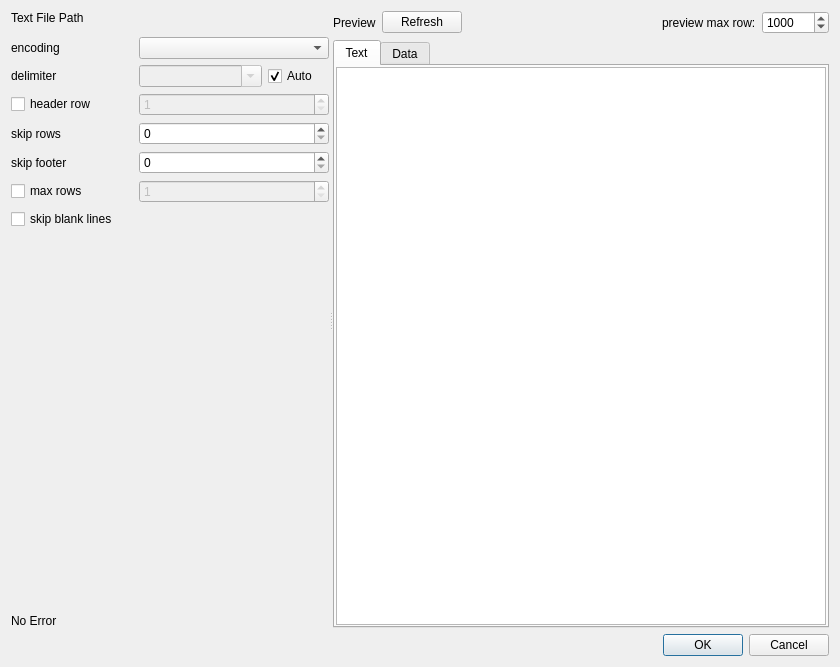
<?xml version="1.0" encoding="UTF-8"?>
<ui version="4.0">
 <class>DATxtFileImportDialog</class>
 <widget class="QDialog" name="DATxtFileImportDialog">
  <property name="geometry">
   <rect>
    <x>0</x>
    <y>0</y>
    <width>840</width>
    <height>667</height>
   </rect>
  </property>
  <property name="windowTitle">
   <string>Txt Import</string>
  </property>
  <layout class="QVBoxLayout" name="verticalLayout_5">
   <item>
    <widget class="QSplitter" name="splitter">
     <property name="orientation">
      <enum>Qt::Horizontal</enum>
     </property>
     <widget class="QWidget" name="layoutWidget">
      <layout class="QVBoxLayout" name="verticalLayout_4">
       <item>
        <widget class="QLabel" name="label">
         <property name="text">
          <string>Text File Path</string>
         </property>
        </widget>
       </item>
       <item>
        <widget class="DA::DAFilePathEditWidget" name="filePathEditWidget" native="true"/>
       </item>
       <item>
        <layout class="QGridLayout" name="gridLayout">
         <item row="5" column="2" colspan="3">
          <widget class="QSpinBox" name="spinBoxMaxRows">
           <property name="enabled">
            <bool>false</bool>
           </property>
           <property name="toolTip">
            <string>The maximum number of rows to read</string>
           </property>
           <property name="minimum">
            <number>1</number>
           </property>
           <property name="maximum">
            <number>999999999</number>
           </property>
          </widget>
         </item>
         <item row="4" column="2" colspan="3">
          <widget class="QSpinBox" name="spinBoxSkipFooter">
           <property name="toolTip">
            <string>The number of lines to skip at the end of the file</string>
           </property>
           <property name="maximum">
            <number>999999999</number>
           </property>
          </widget>
         </item>
         <item row="1" column="4">
          <widget class="QCheckBox" name="checkBoxDelimiter">
           <property name="text">
            <string>Auto</string>
           </property>
           <property name="checked">
            <bool>true</bool>
           </property>
          </widget>
         </item>
         <item row="0" column="2" colspan="3">
          <widget class="QComboBox" name="comboBoxCodec"/>
         </item>
         <item row="5" column="0" colspan="2">
          <widget class="QCheckBox" name="checkBoxMaxRows">
           <property name="text">
            <string>max rows</string>
           </property>
          </widget>
         </item>
         <item row="3" column="2" colspan="3">
          <widget class="QSpinBox" name="spinBoxSkipHeader">
           <property name="toolTip">
            <string>The number of lines to skip at the beginning of the file</string>
           </property>
           <property name="maximum">
            <number>999999999</number>
           </property>
          </widget>
         </item>
         <item row="1" column="0" colspan="2">
          <widget class="QLabel" name="label_3">
           <property name="text">
            <string>delimiter</string>
           </property>
          </widget>
         </item>
         <item row="3" column="0" colspan="2">
          <widget class="QLabel" name="label_4">
           <property name="text">
            <string>skip rows</string>
           </property>
          </widget>
         </item>
         <item row="0" column="0" colspan="2">
          <widget class="QLabel" name="label_6">
           <property name="text">
            <string>encoding</string>
           </property>
          </widget>
         </item>
         <item row="1" column="2" colspan="2">
          <widget class="QComboBox" name="comboBoxDelimiter">
           <property name="enabled">
            <bool>false</bool>
           </property>
           <property name="toolTip">
            <string>&lt;html&gt;&lt;head/&gt;&lt;body&gt;&lt;p&gt;Character or regex pattern to treat as the delimiter&lt;/p&gt;&lt;/body&gt;&lt;/html&gt;</string>
           </property>
           <property name="editable">
            <bool>true</bool>
           </property>
          </widget>
         </item>
         <item row="6" column="0" colspan="5">
          <widget class="QCheckBox" name="checkBoxSkipBlankLines">
           <property name="toolTip">
            <string>skip over blank lines rather than interpreting as NaN values</string>
           </property>
           <property name="text">
            <string>skip blank lines</string>
           </property>
          </widget>
         </item>
         <item row="4" column="0" colspan="2">
          <widget class="QLabel" name="label_5">
           <property name="text">
            <string>skip footer</string>
           </property>
          </widget>
         </item>
         <item row="2" column="0" colspan="2">
          <widget class="QCheckBox" name="checkBoxHeaderRow">
           <property name="toolTip">
            <string>Row number(s) containing column labels and marking the start of the data</string>
           </property>
           <property name="text">
            <string>header row</string>
           </property>
          </widget>
         </item>
         <item row="2" column="2" colspan="3">
          <widget class="QSpinBox" name="spinBoxHeaderRow">
           <property name="enabled">
            <bool>false</bool>
           </property>
           <property name="toolTip">
            <string>Row number(s) containing column labels and marking the start of the data</string>
           </property>
           <property name="minimum">
            <number>1</number>
           </property>
           <property name="maximum">
            <number>999999999</number>
           </property>
          </widget>
         </item>
        </layout>
       </item>
       <item>
        <spacer name="verticalSpacer">
         <property name="orientation">
          <enum>Qt::Vertical</enum>
         </property>
         <property name="sizeHint" stdset="0">
          <size>
           <width>20</width>
           <height>40</height>
          </size>
         </property>
        </spacer>
       </item>
       <item>
        <widget class="QLabel" name="labelError">
         <property name="text">
          <string>No Error</string>
         </property>
         <property name="wordWrap">
          <bool>true</bool>
         </property>
        </widget>
       </item>
      </layout>
     </widget>
     <widget class="QWidget" name="layoutWidget">
      <layout class="QVBoxLayout" name="verticalLayout_3">
       <item>
        <layout class="QHBoxLayout" name="horizontalLayout">
         <item>
          <widget class="QLabel" name="label_2">
           <property name="text">
            <string>Preview</string>
           </property>
          </widget>
         </item>
         <item>
          <widget class="QPushButton" name="pushButtonRefresh">
           <property name="toolTip">
            <string>&lt;html&gt;&lt;head/&gt;&lt;body&gt;&lt;p&gt;&lt;span style=&quot; font-family:'-apple-system','BlinkMacSystemFont','Segoe UI','Roboto','Ubuntu','Helvetica Neue','Helvetica','Arial','PingFang SC','Hiragino Sans GB','Microsoft YaHei UI','Microsoft YaHei','Source Han Sans CN','sans-serif','Apple Color Emoji','Segoe UI Emoji'; font-size:15px; color:#05073b; background-color:#fdfdfe;&quot;&gt;In order to avoid the interface stalling due to loading of large texts, the maximum number of words in this preview is limited to 100,000 characters&lt;/span&gt;&lt;/p&gt;&lt;/body&gt;&lt;/html&gt;</string>
           </property>
           <property name="text">
            <string>Refresh</string>
           </property>
          </widget>
         </item>
         <item>
          <spacer name="horizontalSpacer">
           <property name="orientation">
            <enum>Qt::Horizontal</enum>
           </property>
           <property name="sizeHint" stdset="0">
            <size>
             <width>40</width>
             <height>20</height>
            </size>
           </property>
          </spacer>
         </item>
         <item>
          <widget class="QLabel" name="label_7">
           <property name="text">
            <string>preview max row:</string>
           </property>
          </widget>
         </item>
         <item>
          <widget class="QSpinBox" name="spinBoxPreviewMaxRow">
           <property name="suffix">
            <string/>
           </property>
           <property name="prefix">
            <string/>
           </property>
           <property name="minimum">
            <number>1</number>
           </property>
           <property name="maximum">
            <number>100000</number>
           </property>
           <property name="singleStep">
            <number>100</number>
           </property>
           <property name="value">
            <number>1000</number>
           </property>
          </widget>
         </item>
        </layout>
       </item>
       <item>
        <widget class="QTabWidget" name="tabWidget">
         <property name="currentIndex">
          <number>0</number>
         </property>
         <widget class="QWidget" name="tab">
          <attribute name="title">
           <string>Text</string>
          </attribute>
          <layout class="QVBoxLayout" name="verticalLayout">
           <property name="spacing">
            <number>1</number>
           </property>
           <property name="leftMargin">
            <number>1</number>
           </property>
           <property name="topMargin">
            <number>1</number>
           </property>
           <property name="rightMargin">
            <number>1</number>
           </property>
           <property name="bottomMargin">
            <number>1</number>
           </property>
           <item>
            <widget class="QPlainTextEdit" name="plainTextEdit">
             <property name="lineWrapMode">
              <enum>QPlainTextEdit::NoWrap</enum>
             </property>
             <property name="readOnly">
              <bool>true</bool>
             </property>
            </widget>
           </item>
          </layout>
         </widget>
         <widget class="QWidget" name="tab_2">
          <attribute name="title">
           <string>Data</string>
          </attribute>
          <layout class="QVBoxLayout" name="verticalLayout_2">
           <property name="spacing">
            <number>1</number>
           </property>
           <property name="leftMargin">
            <number>1</number>
           </property>
           <property name="topMargin">
            <number>1</number>
           </property>
           <property name="rightMargin">
            <number>1</number>
           </property>
           <property name="bottomMargin">
            <number>1</number>
           </property>
           <item>
            <widget class="QTableView" name="tableView"/>
           </item>
          </layout>
         </widget>
        </widget>
       </item>
      </layout>
     </widget>
    </widget>
   </item>
   <item>
    <widget class="QDialogButtonBox" name="buttonBox">
     <property name="standardButtons">
      <set>QDialogButtonBox::Cancel|QDialogButtonBox::Ok</set>
     </property>
    </widget>
   </item>
  </layout>
 </widget>
 <customwidgets>
  <customwidget>
   <class>DA::DAFilePathEditWidget</class>
   <extends>QWidget</extends>
   <header>DAFilePathEditWidget.h</header>
   <container>1</container>
  </customwidget>
 </customwidgets>
 <tabstops>
  <tabstop>comboBoxCodec</tabstop>
  <tabstop>checkBoxDelimiter</tabstop>
  <tabstop>spinBoxSkipHeader</tabstop>
  <tabstop>spinBoxSkipFooter</tabstop>
  <tabstop>spinBoxMaxRows</tabstop>
  <tabstop>checkBoxMaxRows</tabstop>
  <tabstop>checkBoxSkipBlankLines</tabstop>
  <tabstop>pushButtonRefresh</tabstop>
  <tabstop>tabWidget</tabstop>
  <tabstop>plainTextEdit</tabstop>
  <tabstop>tableView</tabstop>
 </tabstops>
 <resources/>
 <connections>
  <connection>
   <sender>checkBoxMaxRows</sender>
   <signal>clicked(bool)</signal>
   <receiver>spinBoxMaxRows</receiver>
   <slot>setEnabled(bool)</slot>
   <hints>
    <hint type="sourcelabel">
     <x>64</x>
     <y>202</y>
    </hint>
    <hint type="destinationlabel">
     <x>314</x>
     <y>203</y>
    </hint>
   </hints>
  </connection>
  <connection>
   <sender>buttonBox</sender>
   <signal>accepted()</signal>
   <receiver>DATxtFileImportDialog</receiver>
   <slot>accept()</slot>
   <hints>
    <hint type="sourcelabel">
     <x>712</x>
     <y>641</y>
    </hint>
    <hint type="destinationlabel">
     <x>3</x>
     <y>585</y>
    </hint>
   </hints>
  </connection>
  <connection>
   <sender>buttonBox</sender>
   <signal>rejected()</signal>
   <receiver>DATxtFileImportDialog</receiver>
   <slot>reject()</slot>
   <hints>
    <hint type="sourcelabel">
     <x>741</x>
     <y>644</y>
    </hint>
    <hint type="destinationlabel">
     <x>4</x>
     <y>626</y>
    </hint>
   </hints>
  </connection>
  <connection>
   <sender>checkBoxDelimiter</sender>
   <signal>clicked(bool)</signal>
   <receiver>comboBoxDelimiter</receiver>
   <slot>setDisabled(bool)</slot>
   <hints>
    <hint type="sourcelabel">
     <x>314</x>
     <y>94</y>
    </hint>
    <hint type="destinationlabel">
     <x>248</x>
     <y>81</y>
    </hint>
   </hints>
  </connection>
  <connection>
   <sender>checkBoxHeaderRow</sender>
   <signal>clicked(bool)</signal>
   <receiver>spinBoxHeaderRow</receiver>
   <slot>setEnabled(bool)</slot>
   <hints>
    <hint type="sourcelabel">
     <x>60</x>
     <y>117</y>
    </hint>
    <hint type="destinationlabel">
     <x>214</x>
     <y>113</y>
    </hint>
   </hints>
  </connection>
 </connections>
</ui>
